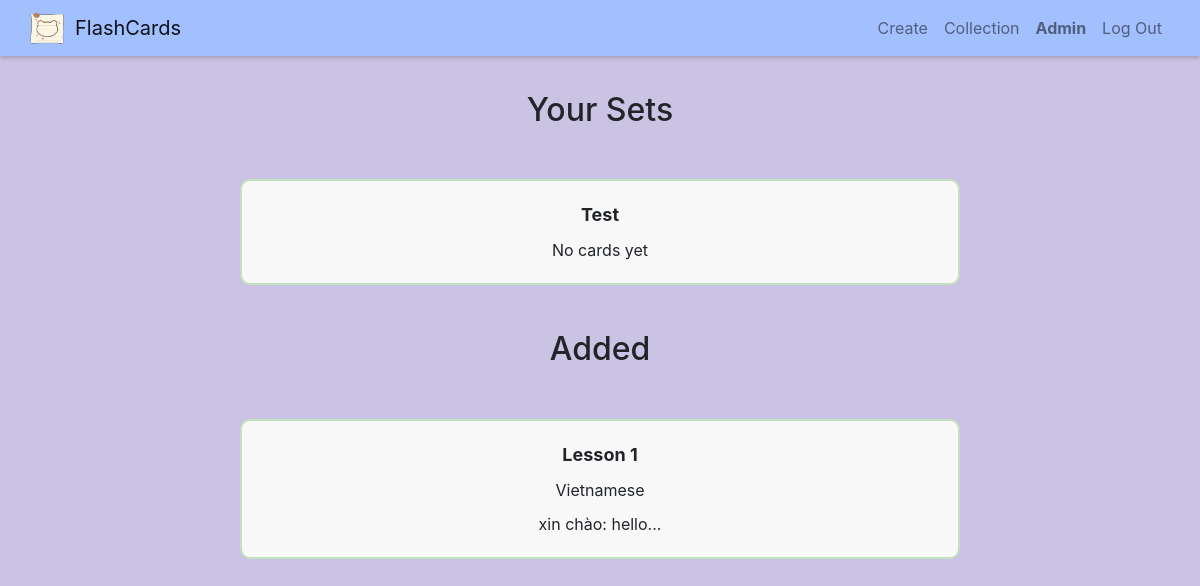
The page /collection (signed in) on the database as committed earlier.
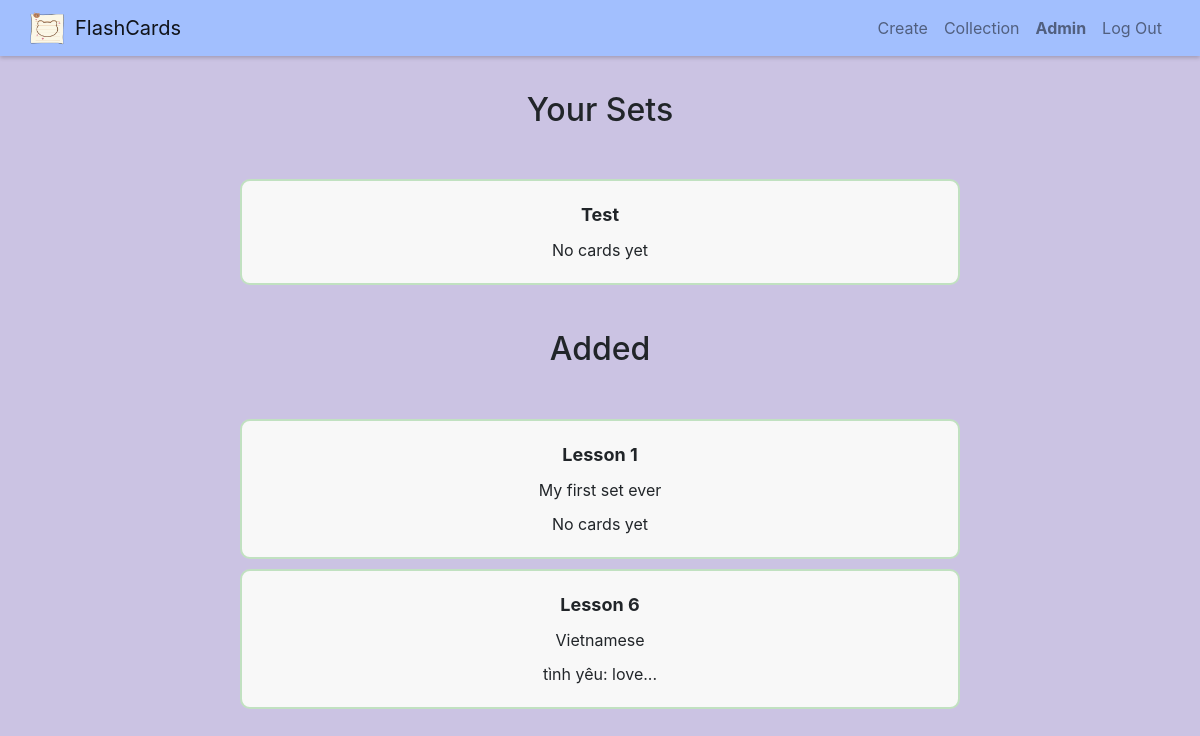
The same page on the database as committed later.
### flashcards/models.py (models this page shows)
class Set(models.Model):
    owner = models.ForeignKey("User", on_delete=models.CASCADE, related_name="sets")
    name = models.CharField(max_length=255)
    description = models.TextField(blank=True)
    timestamp = models.DateTimeField(auto_now_add=True)

class Add(models.Model):
    user = models.ForeignKey("User", on_delete=models.CASCADE, related_name="added")
    set = models.ForeignKey("Set", on_delete=models.CASCADE, related_name="added")

class Card(models.Model):
    set = models.ForeignKey("Set", on_delete=models.CASCADE, related_name="cards")
    term = models.CharField(max_length=255)
    definition = models.TextField()

### flashcards/views.py (the view)
# urls.py: path("collection", views.collection, name="collection"),
def collection(request):
    if request.user.is_authenticated:
        user = request.user
        sets = user.sets.all()
        added = user.added.all()
        return render(request, "flashcards/collection.html", {
            "sets": sets,
            "added": added
        })

### flashcards/templates/flashcards/collection.html (shortened to what this page needs)
{% extends "flashcards/layout.html" %}
{% block body %}
<div class="container center">
    <h2>Your Sets</h2>
    <div class="existing-sets-div">
        {% for set in sets %}
        <div class="set-div existing" id="{{ set.id }}">
            <div class="set-item set-title">{{ set.name }}</div>
            <div class="set-item">
                <ul>
                    {% if set.cards.all %}
                        <li>{{ set.cards.all.first.term }}: {{ set.cards.all.first.definition }}...</li>
                    {% else %}
                        <li>No cards yet</li>
                    {% endif %}
                </ul>
            </div>
        </div>
        {% empty %}
        <div>
            You have not made a study set. <a href="{% url 'create' %}">Create.</a>
        </div>
        {% endfor %}
    </div>
    <h2 class="added-title">Added</h2>
    <div class="existing-sets-div">
        {% for add in added %}
        <div class="set-div existing" id="{{ add.set.id }}">
            <div class="set-item set-title">{{ add.set.name }}</div>
            <div class="set-item">
                <ul>
                    <li>{{ add.set.description }}</li>
                    {% if add.set.cards.all %}
                        <li>{{ add.set.cards.all.first.term }}: {{ add.set.cards.all.first.definition }}...</li>
                    {% else %}
                        <li>No cards yet</li>
                    {% endif %}
                </ul>
            </div>
        </div>
        {% endfor %}
    </div>
</div>
{% endblock %}

Rows that differ between the two databases and show on the page:
changed through a linked row, Add "Lesson 1": set.description "Vietnamese" → "My first set ever"; set.cards.all.first.term "xin chào" → (not shown); set.cards.all.first.definition "hello" → (not shown); text ": ..." → "No cards yet"
added Add: set.name "Lesson 6", set.description "Vietnamese", set.cards.all.first.term "tình yêu", set.cards.all.first.definition "love"
